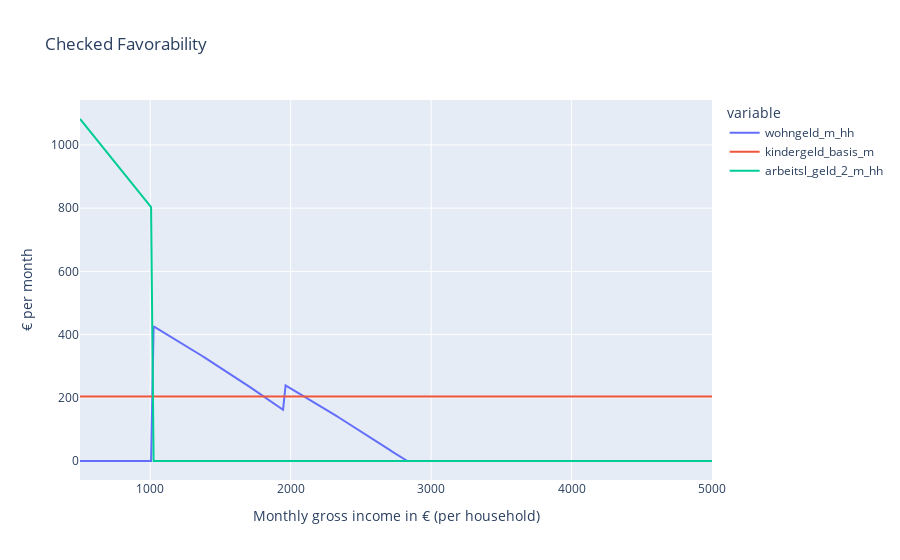
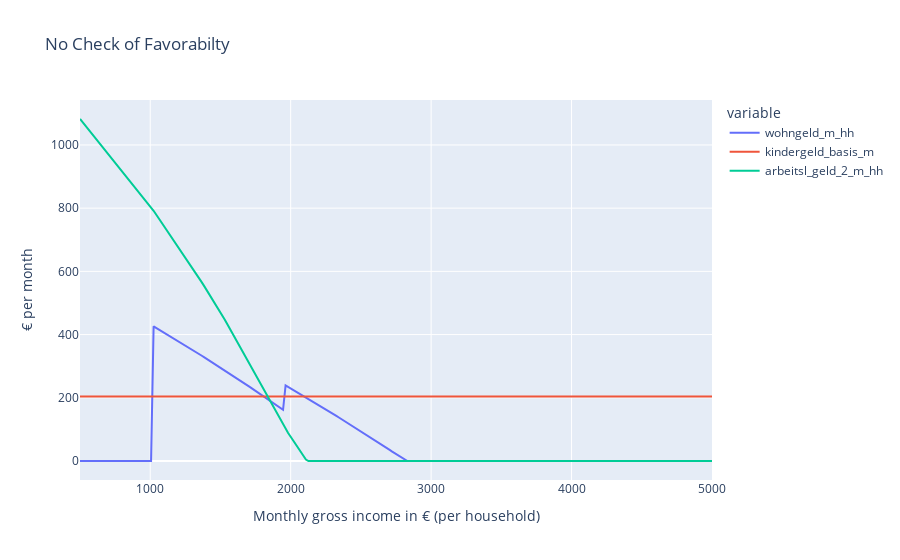

Notebook source saved alongside these figures, in order:
### Code cell
# Loop through keys to plot both scenarios.
for k in policies:
    # Compute taxes and transfers.
    result = compute_taxes_and_transfers(
        data=data,
        functions=policies[k],
        params=policy_params,
        targets=targets,
        columns_overriding_functions=["sum_ges_rente_priv_rente_m"],
    )
    # Add earnings and index to result DataFrame.
    result["bruttolohn_m"] = data["bruttolohn_m"]
    result.index = data["hh_id"]
    # Create DataFrame that contains the maximum value of the target variables
    # in the household and the household gross income.
    result = (
        result.groupby("hh_id")[targets]
        .max()
        .join(result.groupby("hh_id")["bruttolohn_m"].sum())
    )
    # Plot the results.
    fig = px.line(
        data_frame=result,
        x="bruttolohn_m",
        y=targets,
        title=k,
    )
    fig.update_layout(
        xaxis_title="Monthly gross income in € (per household)",
        yaxis_title="€ per month",
    )
    fig.show()

### Figure 1 — Plotly figure (JSON) as saved in the notebook; plotly's stock layout.template omitted (floating-point values rounded to 4 significant figures; data arrays with more than 128 entries replaced by an {"elided": "..."} marker saying what was removed)
{"data": [{"hovertemplate": "variable=wohngeld_m_hh<br>bruttolohn_m=%{x}<br>value=%{y}<extra></extra>", "legendgroup": "wohngeld_m_hh", "line": {"color": "#636efa", "dash": "solid"}, "marker": {"symbol": "circle"}, "mode": "lines", "name": "wohngeld_m_hh", "orientation": "v", "showlegend": true, "type": "scatter", "x": {"elided": "250 float values"}, "xaxis": "x", "y": {"elided": "250 float values"}, "yaxis": "y"}, {"hovertemplate": "variable=kindergeld_basis_m<br>bruttolohn_m=%{x}<br>value=%{y}<extra></extra>", "legendgroup": "kindergeld_basis_m", "line": {"color": "#EF553B", "dash": "solid"}, "marker": {"symbol": "circle"}, "mode": "lines", "name": "kindergeld_basis_m", "orientation": "v", "showlegend": true, "type": "scatter", "x": {"elided": "250 float values"}, "xaxis": "x", "y": {"elided": "250 int values"}, "yaxis": "y"}, {"hovertemplate": "variable=arbeitsl_geld_2_m_hh<br>bruttolohn_m=%{x}<br>value=%{y}<extra></extra>", "legendgroup": "arbeitsl_geld_2_m_hh", "line": {"color": "#00cc96", "dash": "solid"}, "marker": {"symbol": "circle"}, "mode": "lines", "name": "arbeitsl_geld_2_m_hh", "orientation": "v", "showlegend": true, "type": "scatter", "x": {"elided": "250 float values"}, "xaxis": "x", "y": {"elided": "250 float values"}, "yaxis": "y"}], "layout": {"legend": {"title": {"text": "variable"}, "tracegroupgap": 0}, "title": {"text": "Checked Favorability"}, "xaxis": {"anchor": "y", "domain": [0, 1], "title": {"text": "Monthly gross income in € (per household)"}}, "yaxis": {"anchor": "x", "domain": [0, 1], "title": {"text": "€ per month"}}}}

### Figure 2 — Plotly figure (JSON) as saved in the notebook; plotly's stock layout.template omitted (floating-point values rounded to 4 significant figures; data arrays with more than 128 entries replaced by an {"elided": "..."} marker saying what was removed)
{"data": [{"hovertemplate": "variable=wohngeld_m_hh<br>bruttolohn_m=%{x}<br>value=%{y}<extra></extra>", "legendgroup": "wohngeld_m_hh", "line": {"color": "#636efa", "dash": "solid"}, "marker": {"symbol": "circle"}, "mode": "lines", "name": "wohngeld_m_hh", "orientation": "v", "showlegend": true, "type": "scatter", "x": {"elided": "250 float values"}, "xaxis": "x", "y": {"elided": "250 float values"}, "yaxis": "y"}, {"hovertemplate": "variable=kindergeld_basis_m<br>bruttolohn_m=%{x}<br>value=%{y}<extra></extra>", "legendgroup": "kindergeld_basis_m", "line": {"color": "#EF553B", "dash": "solid"}, "marker": {"symbol": "circle"}, "mode": "lines", "name": "kindergeld_basis_m", "orientation": "v", "showlegend": true, "type": "scatter", "x": {"elided": "250 float values"}, "xaxis": "x", "y": {"elided": "250 int values"}, "yaxis": "y"}, {"hovertemplate": "variable=arbeitsl_geld_2_m_hh<br>bruttolohn_m=%{x}<br>value=%{y}<extra></extra>", "legendgroup": "arbeitsl_geld_2_m_hh", "line": {"color": "#00cc96", "dash": "solid"}, "marker": {"symbol": "circle"}, "mode": "lines", "name": "arbeitsl_geld_2_m_hh", "orientation": "v", "showlegend": true, "type": "scatter", "x": {"elided": "250 float values"}, "xaxis": "x", "y": {"elided": "250 float values"}, "yaxis": "y"}], "layout": {"legend": {"title": {"text": "variable"}, "tracegroupgap": 0}, "title": {"text": "No Check of Favorabilty"}, "xaxis": {"anchor": "y", "domain": [0, 1], "title": {"text": "Monthly gross income in € (per household)"}}, "yaxis": {"anchor": "x", "domain": [0, 1], "title": {"text": "€ per month"}}}}
